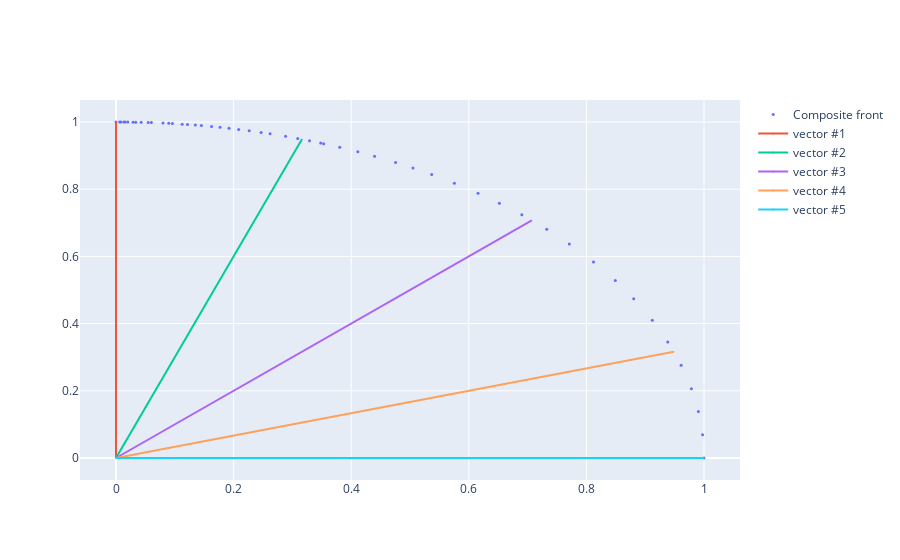

Here is the notebook cell this chart was saved with:
### Code cell
visualize_2D_front_rvs(base.normalized_front, base.vectors)

### Figure 1 — Plotly figure (JSON) as saved in the notebook; plotly's stock layout.template omitted (floating-point values rounded to 4 significant figures)
{"data": [{"marker": {"size": 3}, "mode": "markers", "name": "Composite front", "type": "scatter", "x": [0, 0.006247, 0.01322, 0.02006, 0.1922, 0.8804, 0.1625, 0.135, 0.309, 0.3531, 0.5755, 0.9904, 0.4113, 0.9786, 0.0602, 0.2468, 0.9611, 0.505, 0.1125, 0.1216, 0.08979, 0.7326, 0.771, 0.812, 0.2885, 0.6902, 0.5369, 0.4397, 0.3292, 0.9976, 0.2087, 0.9384, 1, 0.2265, 0.8492, 0.652, 0.1771, 0.05476, 0.3805, 0.6157, 0.09599, 0.04276, 0.07989, 0.03362, 0.9121, 0.2621, 0.02905, 0.1452, 0.4754, 0.3481, 0.008269, 0.01578], "y": [1, 1.0, 0.9999, 0.9998, 0.9814, 0.4742, 0.9867, 0.9908, 0.951, 0.9356, 0.8178, 0.1383, 0.9115, 0.2057, 0.9982, 0.9691, 0.2763, 0.8631, 0.9937, 0.9926, 0.996, 0.6806, 0.6369, 0.5836, 0.9575, 0.7236, 0.8437, 0.8981, 0.9443, 0.06947, 0.978, 0.3456, 0, 0.974, 0.528, 0.7582, 0.9842, 0.9985, 0.9248, 0.7879, 0.9954, 0.9991, 0.9968, 0.9994, 0.4101, 0.9651, 0.9996, 0.9894, 0.8798, 0.9374, 1.0, 0.9999]}, {"line": {"width": 2}, "marker": {"opacity": 0.8, "size": 1}, "name": "vector #1", "type": "scatter", "x": [0, 0, 0], "y": [0, 1, 1]}, {"line": {"width": 2}, "marker": {"opacity": 0.8, "size": 1}, "name": "vector #2", "type": "scatter", "x": [0, 0.3162, 0.3162], "y": [0, 0.9487, 0.9487]}, {"line": {"width": 2}, "marker": {"opacity": 0.8, "size": 1}, "name": "vector #3", "type": "scatter", "x": [0, 0.7071, 0.7071], "y": [0, 0.7071, 0.7071]}, {"line": {"width": 2}, "marker": {"opacity": 0.8, "size": 1}, "name": "vector #4", "type": "scatter", "x": [0, 0.9487, 0.9487], "y": [0, 0.3162, 0.3162]}, {"line": {"width": 2}, "marker": {"opacity": 0.8, "size": 1}, "name": "vector #5", "type": "scatter", "x": [0, 1, 1], "y": [0, 0, 0]}], "layout": {}}
